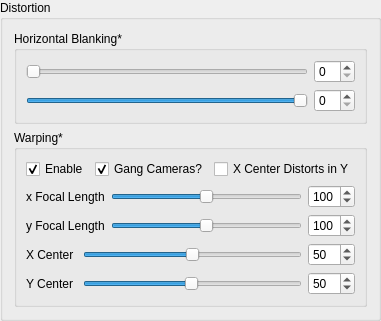
                  <widget class="QGroupBox" name="blankingGroupBox">
                   <property name="enabled">
                    <bool>true</bool>
                   </property>
                   <property name="title">
                    <string>Distortion</string>
                   </property>
                   <layout class="QVBoxLayout" name="verticalLayout">
                    <item>
                     <widget class="QGroupBox" name="groupBox_6">
                      <property name="toolTip">
                       <string>Controls size of viewport. Any control with an * in its name is per camera.</string>
                      </property>
                      <property name="title">
                       <string>Horizontal Blanking*</string>
                      </property>
                      <layout class="QVBoxLayout" name="verticalLayout_15">
                       <item>
                        <layout class="QHBoxLayout" name="horizontalLayout_15">
                         <item>
                          <widget class="QSlider" name="horizontalBlankingSlider">
                           <property name="enabled">
                            <bool>true</bool>
                           </property>
                           <property name="value">
                            <number>0</number>
                           </property>
                           <property name="orientation">
                            <enum>Qt::Horizontal</enum>
                           </property>
                          </widget>
                         </item>
                         <item>
                          <widget class="QSpinBox" name="horizontalBlankingSpinBox">
                           <property name="enabled">
                            <bool>true</bool>
                           </property>
                          </widget>
                         </item>
                        </layout>
                       </item>
                       <item>
                        <layout class="QHBoxLayout" name="horizontalLayout_16">
                         <item>
                          <widget class="QSlider" name="horizontalBlankingSlider_2">
                           <property name="enabled">
                            <bool>true</bool>
                           </property>
                           <property name="value">
                            <number>99</number>
                           </property>
                           <property name="orientation">
                            <enum>Qt::Horizontal</enum>
                           </property>
                          </widget>
                         </item>
                         <item>
                          <widget class="QSpinBox" name="horizontalBlankingSpinBox_2">
                           <property name="enabled">
                            <bool>true</bool>
                           </property>
                          </widget>
                         </item>
                        </layout>
                       </item>
                      </layout>
                     </widget>
                    </item>
                    <item>
                     <widget class="QGroupBox" name="groupBox_4">
                      <property name="toolTip">
                       <string>Controls vertical and horizontal warping. Any control with an * in its name is per camera.</string>
                      </property>
                      <property name="title">
                       <string>Warping*</string>
                      </property>
                      <layout class="QVBoxLayout" name="verticalLayout_5">
                       <item>
                        <layout class="QHBoxLayout" name="horizontalLayout_19">
                         <item>
                          <widget class="QCheckBox" name="enableDistortion">
                           <property name="text">
                            <string>Enable</string>
                           </property>
                           <property name="checked">
                            <bool>true</bool>
                           </property>
                          </widget>
                         </item>
                         <item>
                          <widget class="QCheckBox" name="gangedCheckBox">
                           <property name="text">
                            <string>Gang Cameras?</string>
                           </property>
                           <property name="checked">
                            <bool>true</bool>
                           </property>
                          </widget>
                         </item>
                         <item>
                          <widget class="QCheckBox" name="xCenterDistortsBox">
                           <property name="text">
                            <string>X Center Distorts in Y</string>
                           </property>
                          </widget>
                         </item>
                        </layout>
                       </item>
                       <item>
                        <layout class="QHBoxLayout" name="horizontalLayout_12">
                         <item>
                          <widget class="QLabel" name="label_6">
                           <property name="text">
                            <string>x Focal Length</string>
                           </property>
                          </widget>
                         </item>
                         <item>
                          <widget class="QSlider" name="focalLengthSlider_x">
                           <property name="minimum">
                            <number>1</number>
                           </property>
                           <property name="maximum">
                            <number>200</number>
                           </property>
                           <property name="value">
                            <number>100</number>
                           </property>
                           <property name="orientation">
                            <enum>Qt::Horizontal</enum>
                           </property>
                          </widget>
                         </item>
                         <item>
                          <widget class="QSpinBox" name="focalLengthSpinBox_x">
                           <property name="minimum">
                            <number>1</number>
                           </property>
                           <property name="maximum">
                            <number>200</number>
                           </property>
                           <property name="value">
                            <number>100</number>
                           </property>
                          </widget>
                         </item>
                        </layout>
                       </item>
                       <item>
                        <layout class="QHBoxLayout" name="horizontalLayout_22">
                         <item>
                          <widget class="QLabel" name="label_9">
                           <property name="text">
                            <string>y Focal Length</string>
                           </property>
                          </widget>
                         </item>
                         <item>
                          <widget class="QSlider" name="focalLengthSlider_y">
                           <property name="minimum">
                            <number>1</number>
                           </property>
                           <property name="maximum">
                            <number>200</number>
                           </property>
                           <property name="value">
                            <number>100</number>
                           </property>
                           <property name="orientation">
                            <enum>Qt::Horizontal</enum>
                           </property>
                          </widget>
                         </item>
                         <item>
                          <widget class="QSpinBox" name="focalLengthSpinBox_y">
                           <property name="minimum">
                            <number>1</number>
                           </property>
                           <property name="maximum">
                            <number>200</number>
                           </property>
                           <property name="value">
                            <number>100</number>
                           </property>
                          </widget>
                         </item>
                        </layout>
                       </item>
                       <item>
                        <layout class="QHBoxLayout" name="horizontalLayout_21">
                         <item>
                          <widget class="QLabel" name="label_8">
                           <property name="text">
                            <string>X Center </string>
                           </property>
                          </widget>
                         </item>
                         <item>
                          <widget class="QSlider" name="xCenterSlider">
                           <property name="minimum">
                            <number>-50</number>
                           </property>
                           <property name="maximum">
                            <number>150</number>
                           </property>
                           <property name="value">
                            <number>50</number>
                           </property>
                           <property name="orientation">
                            <enum>Qt::Horizontal</enum>
                           </property>
                          </widget>
                         </item>
                         <item>
                          <widget class="QSpinBox" name="xCenterSpinBox">
                           <property name="minimum">
                            <number>-50</number>
                           </property>
                           <property name="maximum">
                            <number>150</number>
                           </property>
                           <property name="value">
                            <number>50</number>
                           </property>
                          </widget>
                         </item>
                        </layout>
                       </item>
                       <item>
                        <layout class="QHBoxLayout" name="horizontalLayout_20">
                         <item>
                          <widget class="QLabel" name="label_7">
                           <property name="text">
                            <string>Y Center </string>
                           </property>
                          </widget>
                         </item>
                         <item>
                          <widget class="QSlider" name="yCenterSlider">
                           <property name="minimum">
                            <number>1</number>
                           </property>
                           <property name="maximum">
                            <number>100</number>
                           </property>
                           <property name="value">
                            <number>50</number>
                           </property>
                           <property name="orientation">
                            <enum>Qt::Horizontal</enum>
                           </property>
                          </widget>
                         </item>
                         <item>
                          <widget class="QSpinBox" name="yCenterSpinBox">
                           <property name="maximum">
                            <number>100</number>
                           </property>
                           <property name="value">
                            <number>50</number>
                           </property>
                          </widget>
                         </item>
                        </layout>
                       </item>
                      </layout>
                     </widget>
                    </item>
                   </layout>
                  </widget>
